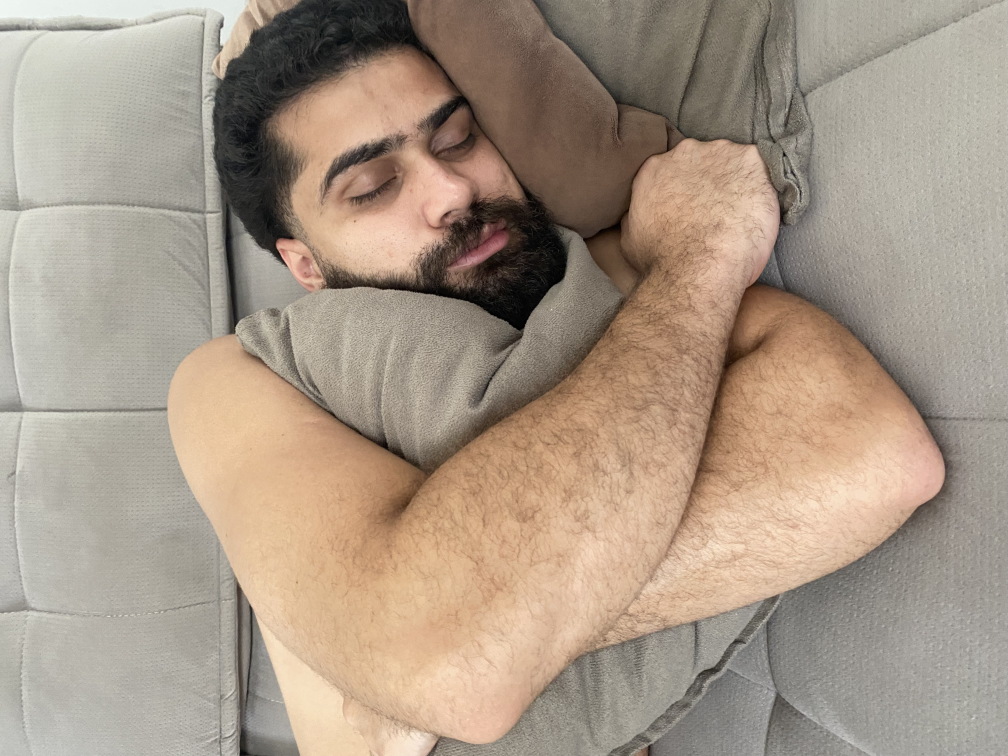
#> input picture backend/media/barbers/IMG_1272.jpeg, 4032 x 3024 px (shown at 1/4 size)
$ python -i utils.py   (imports and definitions only)
#> lines starting #> are read from the running program, lines starting #| are printed output that depends on the picture
import sys
from PIL import Image, ImageOps
from io import BytesIO
from django.core.files.uploadedfile import InMemoryUploadedFile

def compress_image(image, quality=70, max_width=800):
    """
    Comprime e redimensiona uma imagem para otimizar o carregamento.
    Corrige a orientação EXIF e usa JPEG Progressivo.
    """
#> called with image = '../media/barbers/IMG_1272.jpeg', quality = 70, max_width = 800
    if not image:
        return None

    # Abre a imagem usando Pillow
    img = Image.open(image)
#> img is the input picture: PIL image 4032x3024 RGB; mean R, G, B 168.3, 151.9, 135.4

    # Corrige a orientação baseada no EXIF (evita imagem deitada)
    img = ImageOps.exif_transpose(img)
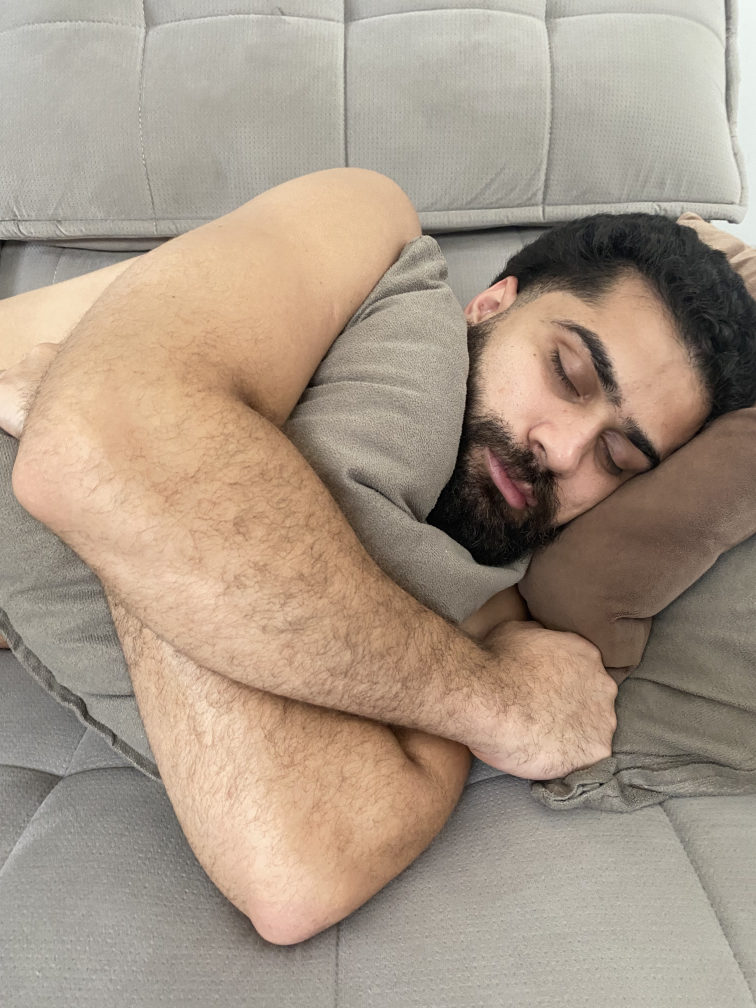
#> img: PIL image 3024x4032 RGB (shown at 1/4 size); mean R, G, B 168.3, 151.9, 135.4

    # Converte RGBA para RGB se necessário (para JPG)
    if img.mode in ("RGBA", "P"):
        img = img.convert("RGB")

    # Redimensiona proporcionalmente se for maior que max_width
    if img.width > max_width:
        ratio = max_width / float(img.width)
#> ratio = 0.265
        height = int(float(img.height) * float(ratio))
#> height = 1066
        img = img.resize((max_width, height), Image.Resampling.LANCZOS)
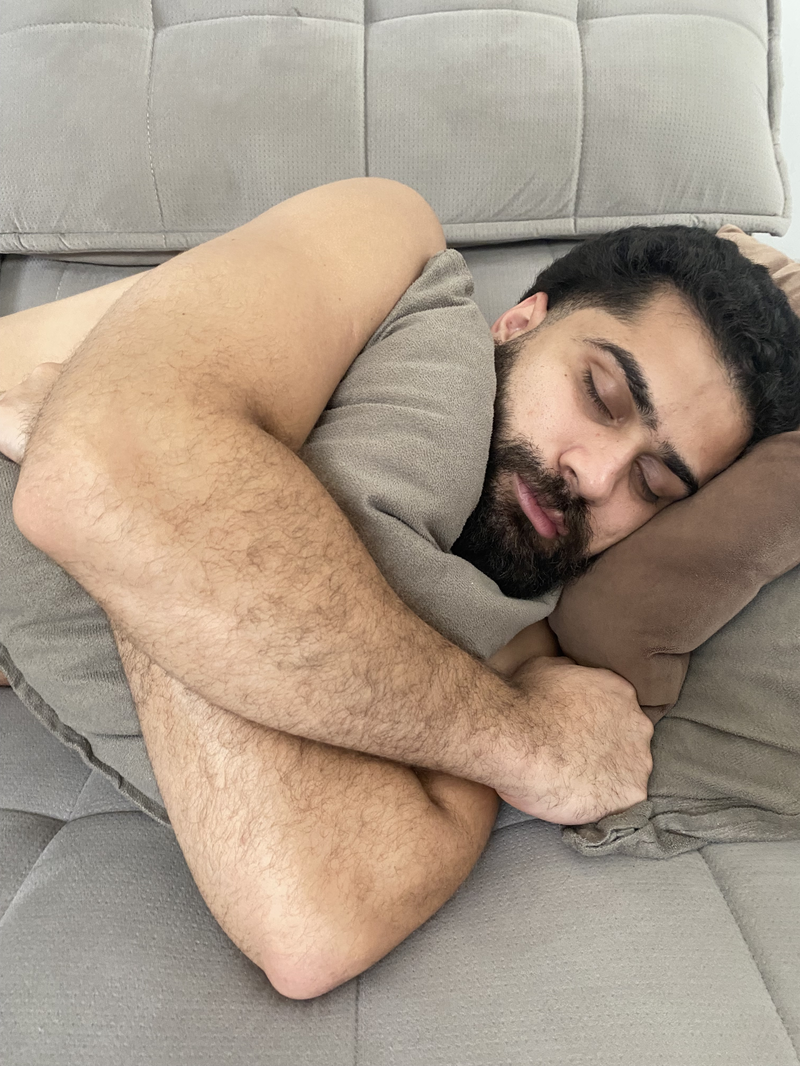
#> img: PIL image 800x1066 RGB; mean R, G, B 168.3, 151.9, 135.4

    # Salva em um buffer BytesIO
    output = BytesIO()
    img.save(output, format='JPEG', quality=quality, optimize=True, progressive=True)
    output.seek(0)

    # Retorna como um arquivo Django pronto para ser salvo no ImageField
    return InMemoryUploadedFile(
        output,
        'ImageField',
#> (the run stopped early here; a loop or call above may not have finished)
